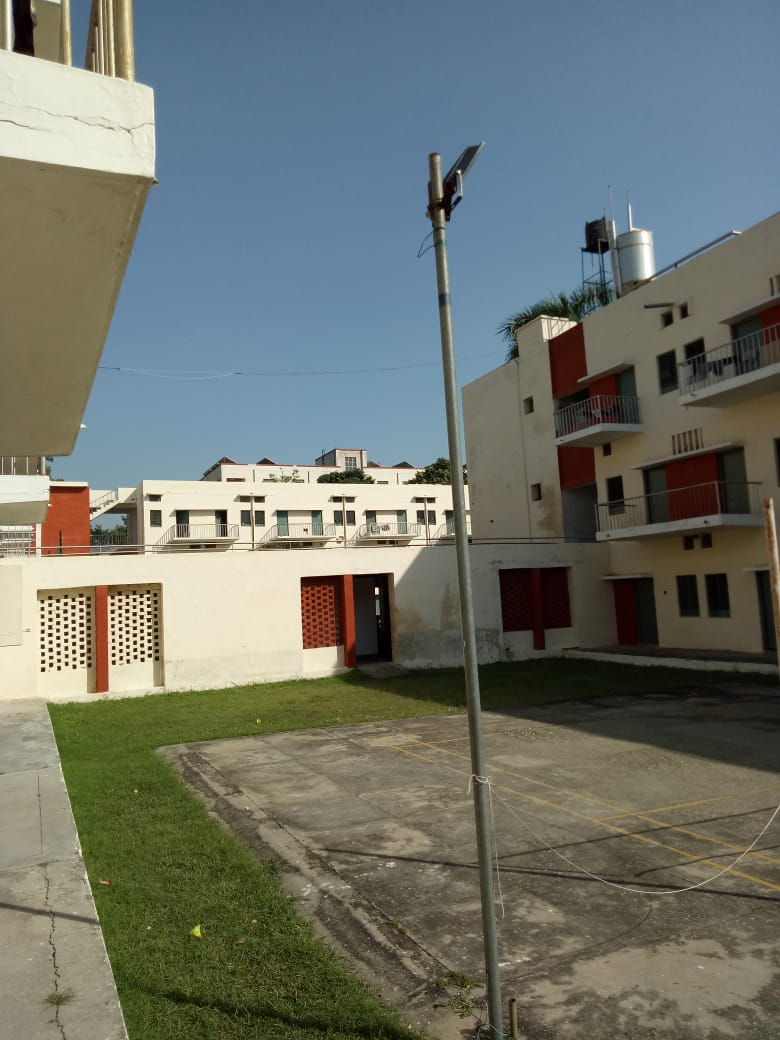
#> input picture img11.jpeg, 780 x 1040 px, given in place of the camera
$ python code-webcam.py   (Python 2 division)
#> lines starting #> are read from the running program, lines starting #| are printed output that depends on the picture
import sys
import cv2
import numpy as np
import urllib
import time
# Use the keypoints to stitch the images
def get_stitched_image(img1, img2, M):

	# Get width and height of input images
	w1,h1 = img1.shape[:2]
	w2,h2 = img2.shape[:2]

	# Get the canvas dimesions
	img1_dims = np.float32([ [0,0], [0,w1], [h1, w1], [h1,0] ]).reshape(-1,1,2)
	img2_dims_temp = np.float32([ [0,0], [0,w2], [h2, w2], [h2,0] ]).reshape(-1,1,2)


	# Get relative perspective of second image
	img2_dims = cv2.perspectiveTransform(img2_dims_temp, M)

	# Resulting dimensions
	result_dims = np.concatenate( (img1_dims, img2_dims), axis = 0)

	# Getting images together
	# Calculate dimensions of match points
	[x_min, y_min] = np.int32(result_dims.min(axis=0).ravel() - 0.5)
	[x_max, y_max] = np.int32(result_dims.max(axis=0).ravel() + 0.5)

	# Create output array after affine transformation
	transform_dist = [-x_min,-y_min]
	transform_array = np.array([[1, 0, transform_dist[0]],
								[0, 1, transform_dist[1]],
								[0,0,1]])

	# Warp images to get the resulting image
	result_img = cv2.warpPerspective(img2, transform_array.dot(M),
									(x_max-x_min, y_max-y_min))
	result_img[transform_dist[1]:w1+transform_dist[1],
				transform_dist[0]:h1+transform_dist[0]] = img1

	# Return the result
	return result_img

# Find SIFT and return Homography Matrix
def get_sift_homography(img1, img2):

	# Initialize SIFT
	sift = cv2.xfeatures2d.SIFT_create()

	# Extract keypoints and descriptors
	k1, d1 = sift.detectAndCompute(img1, None)
	k2, d2 = sift.detectAndCompute(img2, None)

	# Bruteforce matcher on the descriptors
	bf = cv2.BFMatcher()
	matches = bf.knnMatch(d1,d2, k=2)

	# Make sure that the matches are good
	verify_ratio = 0.8 # Source: stackoverflow
	verified_matches = []
	for m1,m2 in matches:
		# Add to array only if it's a good match
		if m1.distance < 0.8 * m2.distance:
			verified_matches.append(m1)

	# Mimnum number of matches
	min_matches = 8
	if len(verified_matches) > min_matches:

		# Array to store matching points
		img1_pts = []
		img2_pts = []

		# Add matching points to array
		for match in verified_matches:
			img1_pts.append(k1[match.queryIdx].pt)
			img2_pts.append(k2[match.trainIdx].pt)
		img1_pts = np.float32(img1_pts).reshape(-1,1,2)
		img2_pts = np.float32(img2_pts).reshape(-1,1,2)

		# Compute homography matrix
		M, mask = cv2.findHomography(img1_pts, img2_pts, cv2.RANSAC, 5.0)
		return M
	else:
		print 'Error: Not enough matches'
		exit()

# Equalize Histogram of Color Images
def equalize_histogram_color(img):
	img_yuv = cv2.cvtColor(img, cv2.COLOR_BGR2YUV)
	img_yuv[:,:,0] = cv2.equalizeHist(img_yuv[:,:,0])
	img = cv2.cvtColor(img_yuv, cv2.COLOR_YUV2BGR)
	return img

# Main function definition
def main():
        timeout = time.time() + 60*5
	cap1 = cv2.VideoCapture(1)
	cap2 = cv2.VideoCapture(2)

	while(True):
	    # Capture frame-by-frame
            ret, frame = cap1.read()
#> frame is the input picture: shape (1040, 780, 3); mean B, G, R 107, 115.3, 109.9
	    ret1, frame1 = cap2.read()

	    img1 = frame
	    img2 = frame1
	    img1 = equalize_histogram_color(img1)
#> in equalize_histogram_color, `img_yuv = cv2.cvtColor(img, cv2.COLOR_BGR2YUV)`: img_yuv: shape (1040, 780, 3); mean of channels 0, 1, 2 112.7, 125.3, 125.5
#> in equalize_histogram_color, `img_yuv[:,:,0] = cv2.equalizeHist(img_yuv[:,:,0])`: img_yuv: shape (1040, 780, 3); mean of channels 0, 1, 2 128.5, 125.3, 125.5
#> in equalize_histogram_color, `img = cv2.cvtColor(img_yuv, cv2.COLOR_YUV2BGR)`:
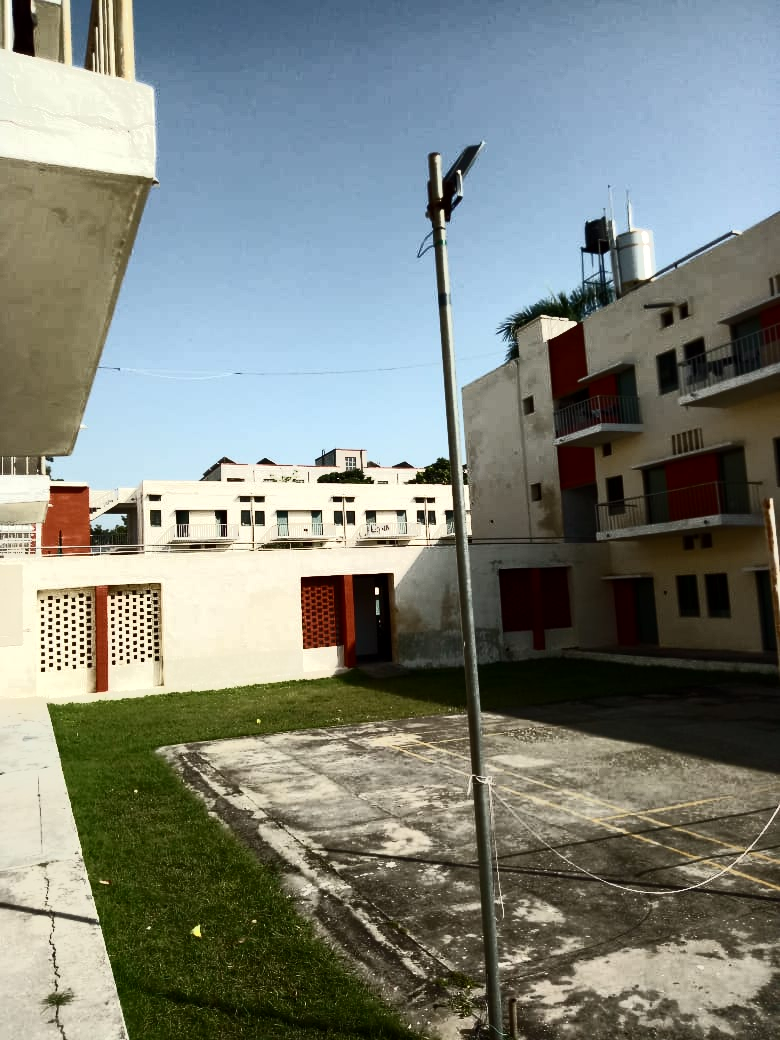
#> img: shape (1040, 780, 3); mean B, G, R 123.5, 131, 125.6
	    img2 = equalize_histogram_color(img2)
	    print "success"
	    M =  get_sift_homography(img1, img2)
#> in get_sift_homography, `k1, d1 = sift.detectAndCompute(img1, None)`: k1 = 4909 keypoints; strongest (x, y, size): (120, 622, 2.2), (142, 624, 2.4), (142, 660, 2.6), (135, 657, 2.5)
#> in get_sift_homography, `k2, d2 = sift.detectAndCompute(img2, None)`: k2 has the same summary as k1
#> in get_sift_homography, `matches = bf.knnMatch(d1,d2, k=2)`: matches = 4909 matches
#> after the loop in get_sift_homography, `for match in verified_matches:`: img1_pts = 4909 pairs, first value 4.94 to 777.2, second value 2.37 to 1037.2; img2_pts has the same summary as img1_pts
#> in get_sift_homography, `M, mask = cv2.findHomography(img1_pts, img2_pts, cv2.RANSAC, 5.0)`: M = [[1, 2.78e-15, -9.41e-13], [-6.04e-15, 1, 1.13e-13], [-9.12e-18, 6.13e-18, 1]]; mask = 4909 values from 1 to 1
	    result_image = get_stitched_image(img2, img1, M)
#> in get_stitched_image, `img2_dims = cv2.perspectiveTransform(img2_dims_temp, M)`: img2_dims = [[-9.41e-13, 1.13e-13], [1.95e-12, 1040], [780, 1040], [780, -4.6e-12]]
#> in get_stitched_image, `result_dims = np.concatenate( (img1_dims, img2_dims), axis = 0)`: result_dims = [[0, 0], [0, 1040], [780, 1040], [780, 0], [-9.41e-13, 1.13e-13], [1.95e-12, 1040], [780, 1040], [780, -4.6e-12]]
#> in get_stitched_image, `[x_min, y_min] = np.int32(result_dims.min(axis=0).ravel() - 0.5)`: x_min = 0
#> in get_stitched_image, `[x_max, y_max] = np.int32(result_dims.max(axis=0).ravel() + 0.5)`: x_max = 780; y_max = 1040
#> in get_stitched_image, `transform_dist = [-x_min,-y_min]`: transform_dist = [0, 0]
#> in get_stitched_image, `transform_array = np.array([[1, 0, transform_dist[0]], [0, 1, transfor..`: transform_array = [[1, 0, 0], [0, 1, 0], [0, 0, 1]]

	    cv2.imshow ('Result', result_image)
	    if cv2.waitKey(1) & 0xFF == ord('q'):
#> (key q is pressed here)
	        break
            time.sleep(1)
            test = 0
            if test == 5 or time.time() > timeout:
                break
            test = test - 1

	# When everything done, release the capture
	# cap.release()
	cv2.destroyAllWindows()

# Call main function
if __name__=='__main__':
	main()

$ run again, on img22.jpeg
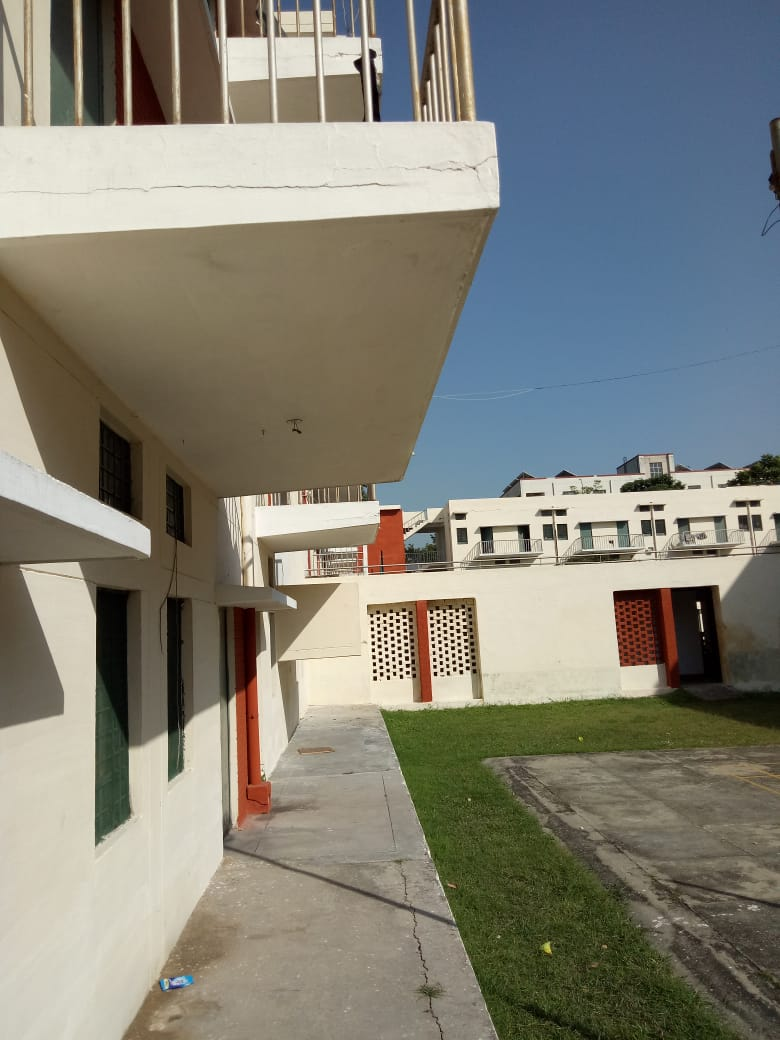
#> input picture img22.jpeg, 780 x 1040 px, given in place of the camera
#> in main, frame is the input picture: shape (1040, 780, 3); mean B, G, R 119, 129.2, 130.2
#> in equalize_histogram_color, `img = cv2.cvtColor(img_yuv, cv2.COLOR_YUV2BGR)`:
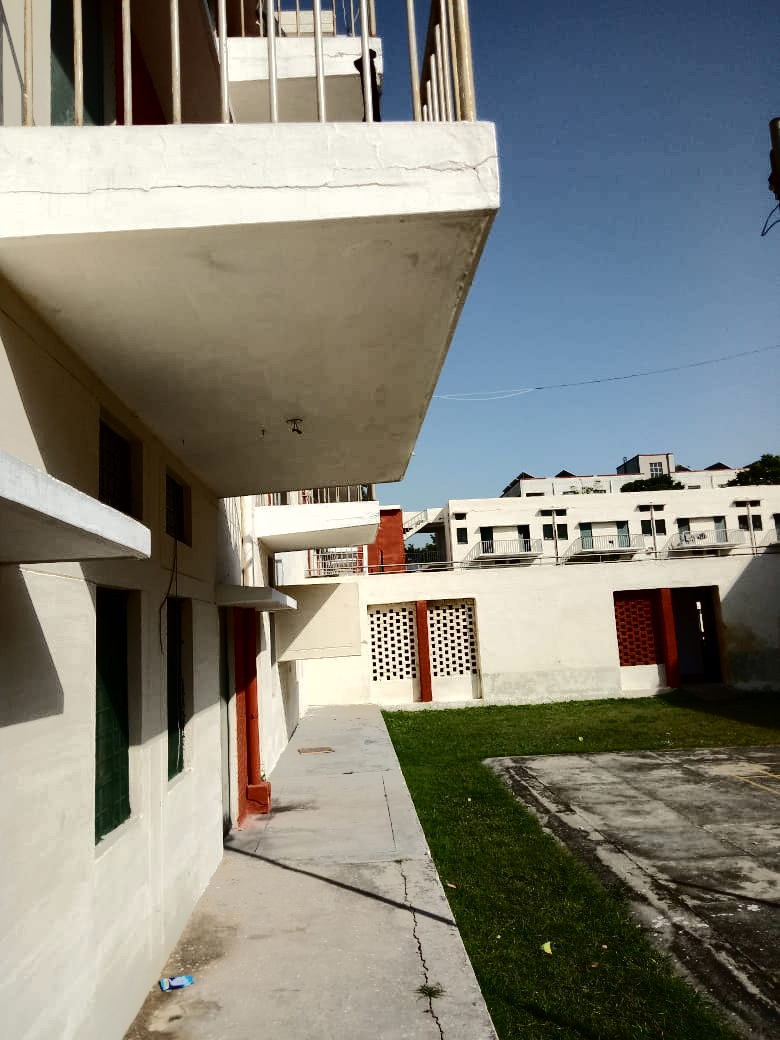
#> img: shape (1040, 780, 3); mean B, G, R 120.1, 129.3, 130.2
#> k1 = 2869 keypoints; strongest (x, y, size): (373, 650, 2.4), (374, 664, 2.4), (380, 653, 2.3), (381, 667, 2.3)
#> k2 has the same summary as k1
#> matches = 2869 matches
#> in get_sift_homography, `matches = bf.knnMatch(d1,d2, k=2)`:
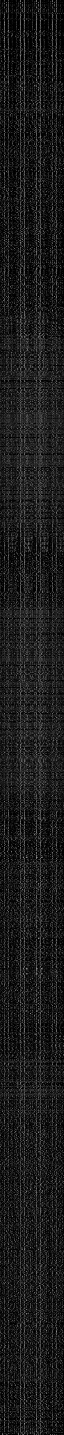
#> d1: shape (2869, 128) float32 (shown at 1/2 size); min 0, max 221, mean 27.2
#> after the loop in get_sift_homography, `for match in verified_matches:`: img1_pts = 2869 pairs, first value 6.38 to 777.2, second value 5.16 to 1036.2; img2_pts has the same summary as img1_pts
#> in get_sift_homography, `img1_pts = np.float32(img1_pts).reshape(-1,1,2)`: img1_pts = 2869 rows, first 8: [6.38, 499.7], [6.5, 358.8], [7.83, 21.01], [9.42, 494.8], [13.8, 55.14], [13.8, 55.14], [14.36, 382.9], [16.6, 76.62]
#> in get_sift_homography, `img2_pts = np.float32(img2_pts).reshape(-1,1,2)`: img2_pts has the same summary as img1_pts
#> in get_sift_homography, `M, mask = cv2.findHomography(img1_pts, img2_pts, cv2.RANSAC, 5.0)`: M = [[1, -1.96e-15, 2.49e-12], [-8e-15, 1, 3.57e-12], [-1.12e-17, -3.38e-18, 1]]; mask = 2869 values from 1 to 1
#> img2_dims = [[2.49e-12, 3.57e-12], [4.54e-13, 1040], [780, 1040], [780, -2.66e-12]]
#> result_dims = [[0, 0], [0, 1040], [780, 1040], [780, 0], [2.49e-12, 3.57e-12], [4.54e-13, 1040], [780, 1040], [780, -2.66e-12]]
#> x_min = 0
#> x_max = 780; y_max = 1040
#> transform_dist = [0, 0]
#> transform_array = [[1, 0, 0], [0, 1, 0], [0, 0, 1]]

$ run again, on 11.jpeg
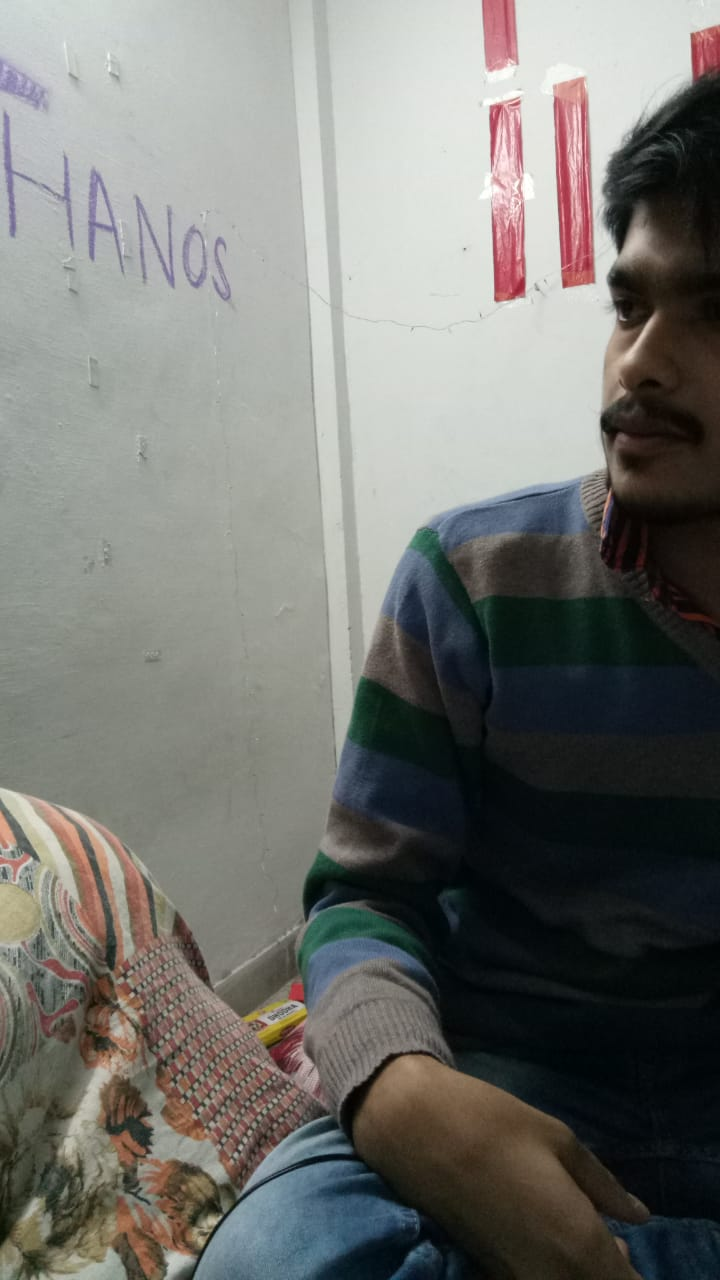
#> input picture 11.jpeg, 720 x 1280 px, given in place of the camera
#> in main, frame is the input picture: shape (1280, 720, 3); mean B, G, R 113.2, 117.4, 117
#> in equalize_histogram_color, `img = cv2.cvtColor(img_yuv, cv2.COLOR_YUV2BGR)`:
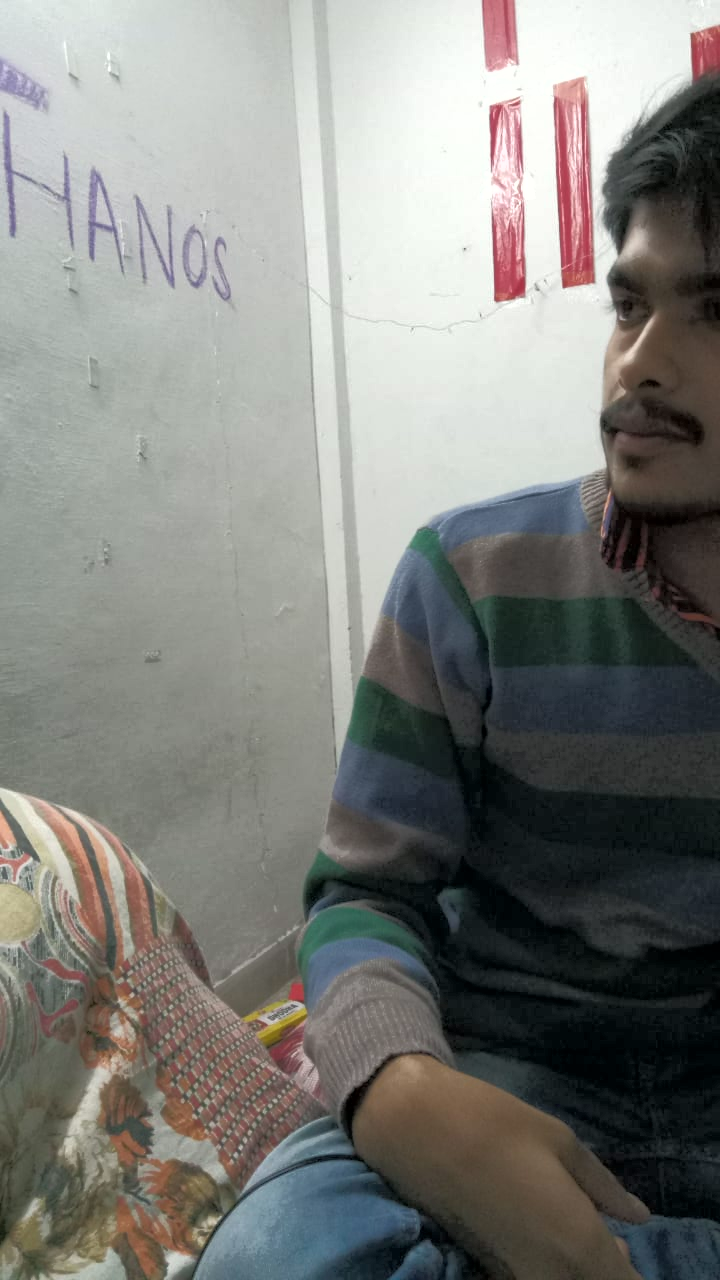
#> img: shape (1280, 720, 3); mean B, G, R 124.8, 128.9, 128.3
#> k1 = 2133 keypoints; strongest (x, y, size): (509, 282, 24.9), (605, 254, 19.1), (176, 1260, 13.8), (620, 237, 11.7)
#> k2 has the same summary as k1
#> matches = 2133 matches
#> in get_sift_homography, `matches = bf.knnMatch(d1,d2, k=2)`:
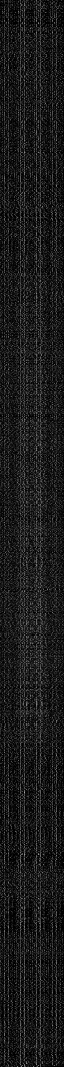
#> d1: shape (2133, 128) float32 (shown at 1/2 size); min 0, max 212, mean 26.4
#> after the loop in get_sift_homography, `for match in verified_matches:`: img1_pts = 2133 pairs, first value 2.84 to 716.6, second value 24 to 1277.2; img2_pts has the same summary as img1_pts
#> in get_sift_homography, `img1_pts = np.float32(img1_pts).reshape(-1,1,2)`: img1_pts = 2133 rows, first 8: [2.84, 160.8], [3.24, 850], [3.29, 1256.3], [3.45, 980.4], [3.45, 980.4], [3.7, 989.8], [3.77, 801.2], [3.82, 868]
#> in get_sift_homography, `img2_pts = np.float32(img2_pts).reshape(-1,1,2)`: img2_pts has the same summary as img1_pts
#> in get_sift_homography, `M, mask = cv2.findHomography(img1_pts, img2_pts, cv2.RANSAC, 5.0)`: M = [[1, -4.7e-16, 6.22e-13], [-2.76e-15, 1, 1.86e-12], [-3.41e-18, -1.55e-18, 1]]; mask = 2133 values from 1 to 1
#> img2_dims = [[6.22e-13, 1.86e-12], [1.98e-14, 1280], [720, 1280], [720, -1.28e-13]]
#> result_dims = [[0, 0], [0, 1280], [720, 1280], [720, 0], [6.22e-13, 1.86e-12], [1.98e-14, 1280], [720, 1280], [720, -1.28e-13]]
#> x_min = 0
#> x_max = 720; y_max = 1280
#> transform_dist = [0, 0]
#> transform_array = [[1, 0, 0], [0, 1, 0], [0, 0, 1]]
